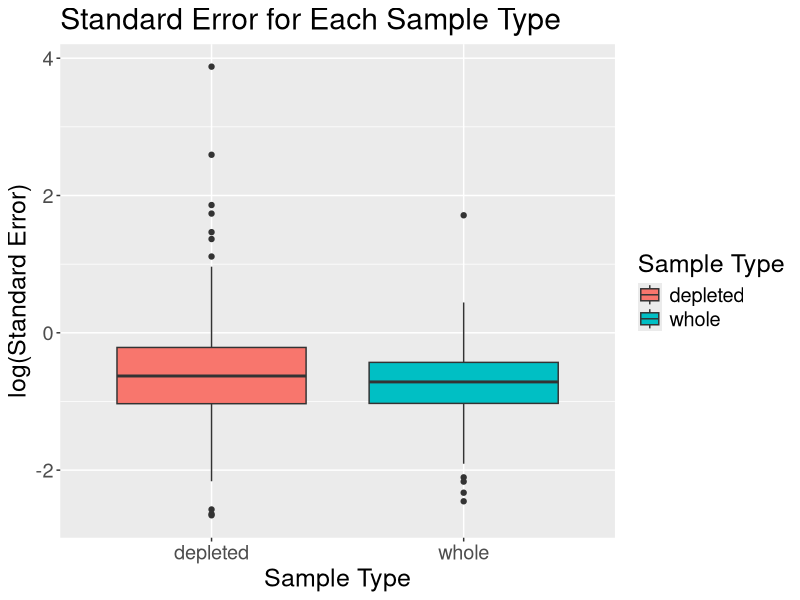
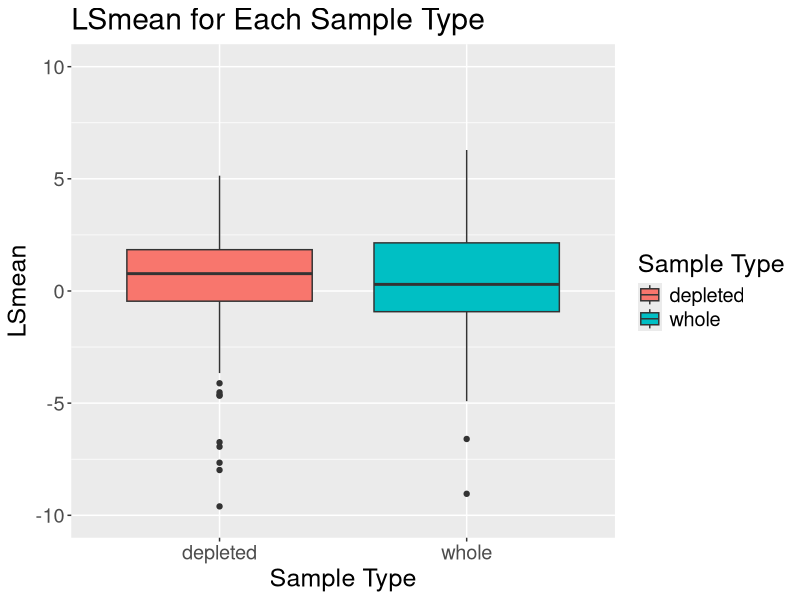
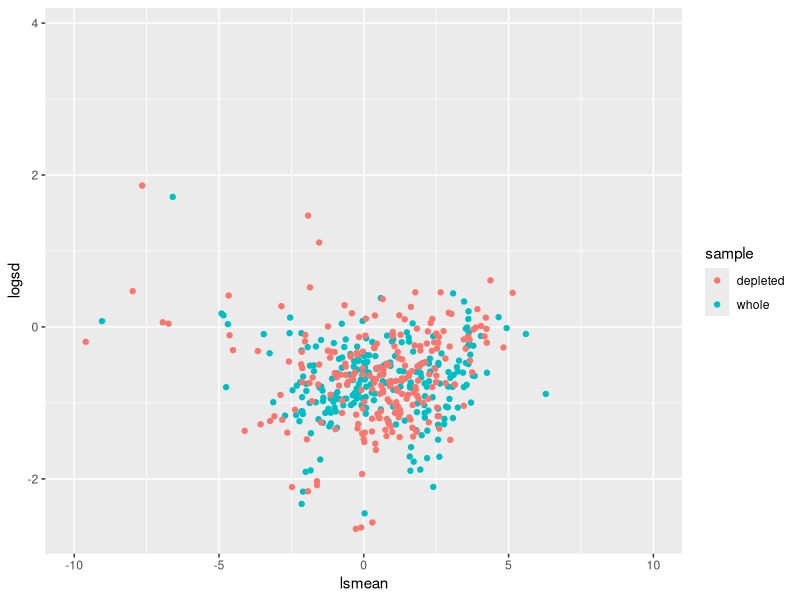
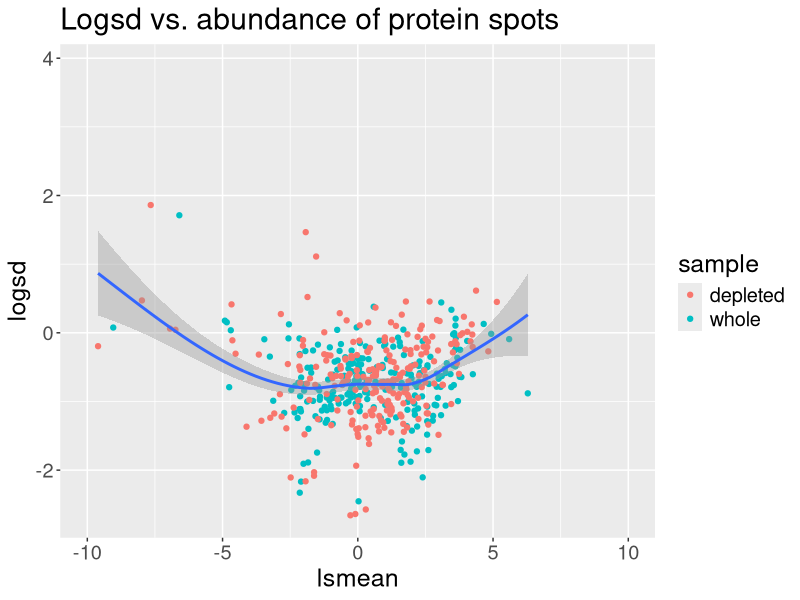

Generate these figures, in order, with R: (Note: this script raises an error after producing the figures.)
library("lme4")
library("plyr")
library("ggplot2")
library("MASS")
# read data

dat <- read.csv("239 tech paper_08_19_2014.csv")

dim(dat)

x <- colnames(dat) # column name of data
x


y <- c( "Image","X", paste("X.", 1:31, sep = "")) # Column name unsued

# Column name used in analysis including the id of protein and 16 gels  
# of 8 animals, each gel runs twice

use_col <- setdiff(x,y)
use_col
dat_used <- as.matrix(dat[, use_col])
dim(dat_used)


# The first row is group classification, the second row is the name of Std. Abund, therefore the data actually in use is the dat_used except the first 2 rows
dat_final <- matrix(as.numeric(dat_used[-c(1:2),]), 
                    nrow = nrow(dat_used)-2,
                    ncol = ncol(dat_used),
                    byrow = F) 
dim(dat_final)

head(dat_final)

# Group of each sample

group <- dat_used[1,-1] 
group

# Obtain data for each group: Depelted and Not.Depleted (Whole), the first column of dat_final contains name of protein
deplete <- dat_final[,-1][,group=="Depleted"]
dim(deplete)


whole <- dat_final[,-1][,group=="Whole"]
dim(whole)

group[group == "Whole"]
head(whole[,c(3,4)])
head(deplete[,c(3,4)], 20)
dim(deplete)
length(which(deplete[,3] == deplete[,4]))/dim(deplete)[1]
length(which(whole[,3] == whole[,4]))/dim(whole)[1]

# Find out which Cy is used for each run

group[group=="Depleted"] # Cy for Depleted group: rep(c(5,5,3,3),4)

group[group=="Whole"] # Cy for Whole group: rep(c(3,3,5,5),4)

#metadata <- read.table("/run/user/1000/gvfs/smb-share:server=smb.stat.iastate.edu,share=ntyet/RFI Protemics/twofileswithproteindata/Meta.data2.txt")
#metadata <- read.table("Meta.data2.txt")
#str(metadata)
# Sample.Name <- c("1807", "4810", "1209", "1906", "3908", "3106", "2107", "2712")
# line <- rep(c(1,2), each = 8)
# x <- rnorm(16, 0, 1)
# depleted <- "TRUE"

out_model <- function(x, depleted){ # x is the row of data (i.e., data of each protein spot)
  if (depleted == "TRUE"){
    cy <- as.factor(rep(c(5,5,3,3),4))
  } else {
    cy <- as.factor(rep(c(3,3,5,5),4))
  }
  animal <- as.factor(rep(1:8, each = 2))
  line <- as.factor(rep(c(1,2), each = 8))
  # check if all obsetvations for one Cy and all observation for line  are missing or not
  
  if ((sum(is.na(x[cy==3]))==8|sum(is.na(x[cy==5]))==8) & 
        (sum(is.na(x[line==1]))==8|sum(is.na(x[line==2]))==8)){
    model <- lmer(x~ (1|animal), na.action="na.omit")
    mean_est <- summary(model)$coeff[,1]
    sd_est <- as.vector(sqrt(summary(model)$vcov))
    #str(summary(model))
  } 
  
  # check if all observation for one cy missing and for line not missing
  if ((sum(is.na(x[cy==3]))==8|sum(is.na(x[cy==5]))==8) & 
        ((sum(is.na(x[line==1]))!=8)&(sum(is.na(x[line==2]))!=8))){
    model <- lmer(x~ line + (1|animal), na.action="na.omit")
    mean_est <- summary(model)$coeff[1,1] + summary(model)$coeff[2,1]/2
    sd_est <- as.vector(sqrt(t(c(1,1/2)) %*%summary(model)$vcov%*%c(1,1/2)))
  }
  
  # check if all observation for Cy not missing, Line missing
  if ((sum(is.na(x[cy==3]))!=8&sum(is.na(x[cy==5]))!=8) & 
        ((sum(is.na(x[line==1]))==8)|(sum(is.na(x[line==2]))==8))){
    model <- lmer(x~ cy + (1|animal), na.action="na.omit")
    mean_est <- summary(model)$coeff[1,1] + summary(model)$coeff[2,1]/2
    sd_est <- as.vector(sqrt(t(c(1,1/2)) %*%summary(model)$vcov%*%c(1,1/2)))
  }
  
  if ((sum(is.na(x[cy==3]))!=8& sum(is.na(x[cy==5]))!=8) & 
        ((sum(is.na(x[line==1]))!=8)&(sum(is.na(x[line==2]))!=8))){ 
    model <- lmer(x~ cy + line + (1|animal), na.action="na.omit")
    #str(summary(model))
    mean_est <- summary(model)$coeff[1,1] + 
      summary(model)$coeff[2,1]/2 + 
      summary(model)$coeff[3,1]/2
    
    sd_est <- as.vector(sqrt(t(c(1, 1/2, 1/2))%*% summary(model)$vcov %*%c(1,1/2, 1/2)))  }
  
  
  return(c(mean_est, sd_est))
}

#sum(whole_nocy_ind)
depleted_out <- laply(1:dim(dat_final)[1], function(i)out_model(deplete[i,], depleted = "TRUE"))

whole_out <- laply(1:dim(dat_final)[1], function(i)out_model(whole[i,], depleted = "FALSE"))

colnames(depleted_out) <- colnames(whole_out) <- c("lsmean","logsd")
sd_out <- data.frame(
  logsd = log(c(whole_out[, "logsd"], depleted_out[,"logsd"])),
  lsmean = c(whole_out[, "lsmean"], depleted_out[,"lsmean"]),
  sample = rep(c("whole", "depleted"), each = dim(whole_out)[1]))

## logsd plot ####

p <- ggplot(sd_out, aes(sample, logsd))
p + geom_boxplot(aes(fill = sample)) + 
  ggtitle("Standard Error for Each Sample Type") + 
  scale_fill_discrete(name= "Sample Type") + 
  xlab("Sample Type") + 
  ylab("log(Standard Error)") + 
  theme(text = element_text(size=18))


wilcox.test(log(depleted_out[,2]), log(whole_out[, 2]), alternative = "greater", paired = TRUE)
#wilcox.test(depleted_out[,2], whole_out[, 2], alternative = "two.sided", paired = TRUE)


#wilcox.test(log(depleted_out[,2]/whole_out[, 2]), alternative = "two.sided")
wilcox.test(log(depleted_out[,2]/whole_out[, 2]), alternative = "greater")



## lsmean plot ####

p <- ggplot(sd_out, aes(sample, lsmean))

# p <- ggplot(subset(sd_out, , aes(sample, lsmean))

p + geom_boxplot(aes(fill = sample)) + 
  ggtitle("LSmean for Each Sample Type") + 
  scale_fill_discrete(name= "Sample Type") + 
  xlab("Sample Type") + 
  ylab("LSmean") + 
  theme(text = element_text(size=18)) + 
  ylim(-10, 10)

summary(depleted_out[,1])
summary(whole_out[,1])
wilcox.test((depleted_out[which(depleted_out[,1] >=-10),1]), (whole_out[which(depleted_out[,1] >=-10), 1]), 
            alternative = "greater", paired = TRUE)

wilcox.test((depleted_out[which(depleted_out[,1] >=-10),1])- (whole_out[which(depleted_out[,1] >=-10), 1]), 
            alternative = "greater")
#wilcox.test(depleted_out[,2], whole_out[, 2], alternative = "two.sided", paired = TRUE)


#wilcox.test(log(depleted_out[,2]/whole_out[, 2]), alternative = "two.sided")
wilcox.test(log(depleted_out[,2]/whole_out[, 2]), alternative = "greater")


### Plot of logsd vs abundance ###
qplot(lsmean, logsd, data=sd_out, colour=sample, 
      xlim =c(-10, 10))

p1 <- ggplot(sd_out, aes(lsmean, logsd), colour = sample) + 
  geom_point(aes(colour = sample)) + 
  xlim(-10, 10)+ 
  theme(text = element_text(size=18))+ 
  ggtitle("Logsd vs. abundance of protein spots") +
  geom_smooth()
p1


##

deplete_nocy_ind <- laply(1:dim(dat_final)[1], function(i)(sum(is.na(deplete[i,][cy==3]))==8|sum(is.na(deplete[i,][cy==5]))==8) & 
                            (sum(is.na(deplete[i,][line==1]))==8|sum(is.na(deplete[i,][line==2]))==8))
#sum(deplete_nocy_ind)

whole_nocy_ind <- laply(1:dim(dat_final)[1], function(i)(sum(is.na(whole[i,][cy==3]))==8|sum(is.na(whole[i,][cy==5]))==8) & 
                          (sum(is.na(whole[i,][line==1]))==8|sum(is.na(whole[i,][line==2]))==8))


str(deplete)
group[group=="Whole"] 
head(deplete)

cy <-  rep(c(5,5,3,3),4)
deplete_nocy_ind <- laply(1:dim(dat_final)[1], function(i)
  (sum(is.na(deplete[i,][cy==3]))==8|sum(is.na(deplete[i,][cy==5]))==8))
#sum(deplete_nocy_ind)
which(deplete_nocy_ind)
cy <-  rep(c(3,3,5,5),4)
whole_nocy_ind <- laply(1:dim(dat_final)[1], function(i)
  (sum(is.na(whole[i,][cy==3]))==8|sum(is.na(whole[i,][cy==5]))==8))
#sum(whole_nocy_ind)
which(whole_nocy_ind)
whole[24,]
deplete[24,]



cy <-  rep(c(5,5,3,3),4)
deplete_noline_ind <- laply(1:dim(dat_final)[1], function(i)
  (sum(is.na(deplete[i,][cy==3]))!=8& sum(is.na(deplete[i,][cy==5]))!=8) & 
    ((sum(is.na(deplete[i,][line==1]))!=8)&(sum(is.na(deplete[i,][line==2]))!=8)))
#sum(deplete_noline_ind)
which(deplete_noline_ind)
cy <-  rep(c(3,3,5,5),4)
whole_nocy_ind <- laply(1:dim(dat_final)[1], function(i)
  (sum(is.na(whole[i,][line ==1]))==8|sum(is.na(whole[i,][line ==2]))==8))
#sum(whole_nocy_ind)
which(whole_nocy_ind)
whole[24,]
deplete[24,]

##Low RFI = 1209, 4810, 1906, 1807
##High RFI = 3106, 3908, 2107, 2712

## linear mixed effect model 
model <- lmer(deplete[1,]~ cy + line + (1|animal), na.action="na.omit")
